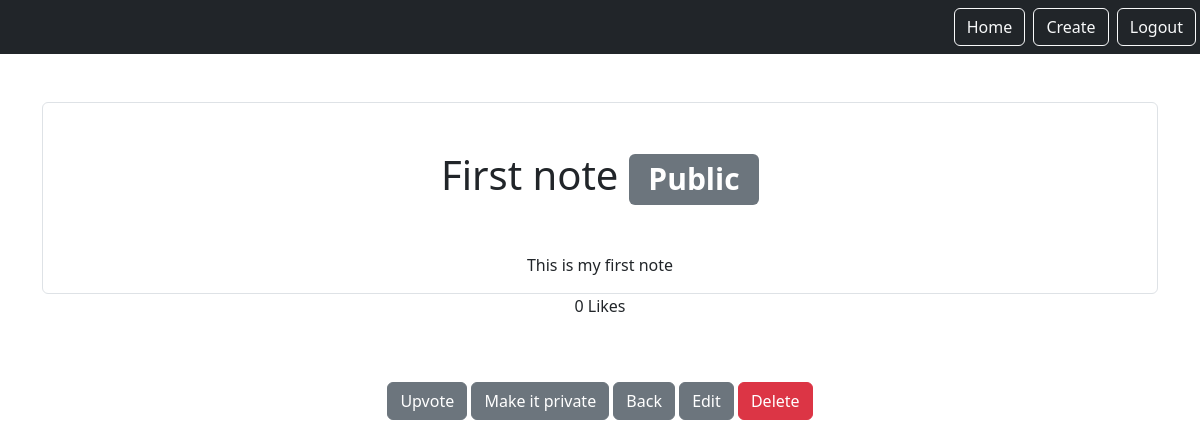
Page /smart/notes/1 (signed in) on the committed database.
### notes/models.py (models this page shows)
class Note(models.Model):
    title = models.CharField(max_length=200)
    text = models.TextField()
    created = models.DateTimeField(auto_now_add=True)
    likes = models.PositiveSmallIntegerField(default=0)
    user = models.ForeignKey(User, on_delete=models.CASCADE, related_name='notes')
    is_public = models.BooleanField(default=False)

### notes/views.py (the view)
# urls.py: path('notes/<int:pk>', views.NoteDetailView.as_view(), name='notes.detail'),
class NoteDetailView(LoginRequiredMixin, DetailView):
    model = Note
    context_object_name= 'note'
    template_name = 'notes/detail.html'
    login_url = '/admin'

### notes/templates/notes/detail.html (shortened to what this page needs)
{% extends 'base.html' %}
{% block content %}
<div class="border rounded">
    <h1 class="my-5">{{ note.title }} {% if note.is_public %}<span class="badge bg-secondary">Public</span>{% endif %}
    </h1>
    <p>{{ note.text }}</p>
</div>
<p>{{ note.likes }} Likes</p>
<form class="d-inline" action="{% url 'notes.like' pk=note.id %}" method="POST">
    <button type="submit" class="btn btn-secondary my-5" href="{% url 'notes.like' pk=note.id %}">Upvote</button>
</form>
<form class="d-inline" action="{% url 'notes.change_visibility' pk=note.id %}" method="POST">
    <button type="submit" class="btn btn-secondary my-5" href="{% url 'notes.change_visibility' pk=note.id %}">
        {% if note.is_public %}
        Make it private
        {% else %}
        Make it public
        {% endif %}
    </button>
</form>
<a class="btn btn-secondary my-5" href="{% url 'notes.list' %}">Back</a>
<a class="btn btn-secondary my-5" href="{% url 'notes.update' pk=note.id %}">Edit</a>
<a class="btn btn-danger my-5" href="{% url 'notes.delete' pk=note.id %}">Delete</a>
{% endblock %}

### rows in the picture
Note: title "First note", text "This is my first note", likes "0"
